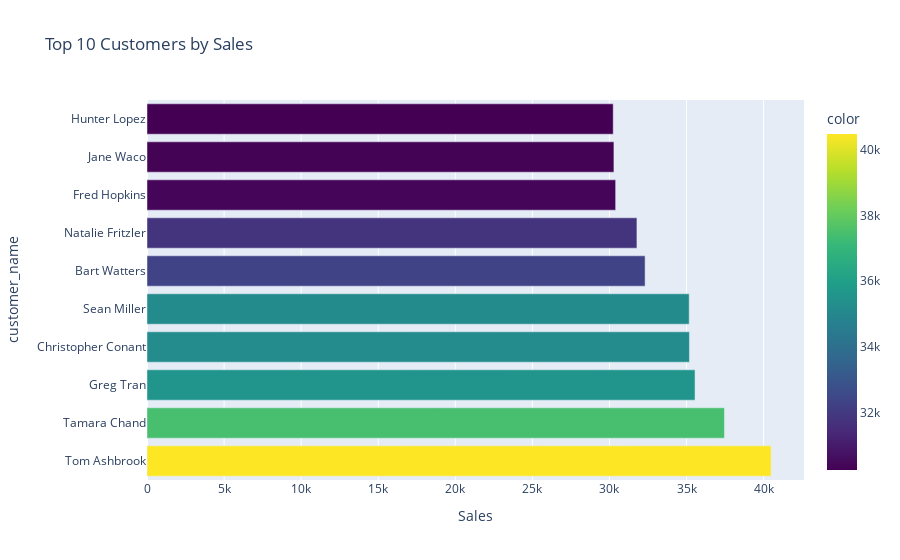

Notebook code cell kept with this figure:
### Markdown cell above
##  5. Top 10 Customers by Sales

### Code cell
#  Top Customers by Sales
top_customers = df.groupby('customer_name')['sales'].sum().sort_values(ascending=False).head(10)

fig4 = px.bar(top_customers,
              x=top_customers.values,
              y=top_customers.index,
              orientation='h',
              title=' Top 10 Customers by Sales',
              labels={'x': 'Sales', 'y': 'Customer Name'},
              color=top_customers.values,
              color_continuous_scale='Viridis')

fig4.update_layout(showlegend=False)
fig4.show()

### Figure 1 — Plotly figure (JSON) as saved in the notebook; plotly's stock layout.template omitted (floating-point values rounded to 4 significant figures)
{"data": [{"hovertemplate": "Sales=%{x}<br>customer_name=%{y}<br>color=%{marker.color}<extra></extra>", "legendgroup": "", "marker": {"color": [40490.0, 37460.0, 35550.0, 35190.0, 35170.0, 32310.0, 31780.0, 30400.0, 30290.0, 30240.0], "coloraxis": "coloraxis", "pattern": {"shape": ""}}, "name": "", "orientation": "h", "showlegend": false, "textposition": "auto", "type": "bar", "x": [40490.0, 37460.0, 35550.0, 35190.0, 35170.0, 32310.0, 31780.0, 30400.0, 30290.0, 30240.0], "xaxis": "x", "y": ["Tom Ashbrook", "Tamara Chand", "Greg Tran", "Christopher Conant", "Sean Miller", "Bart Watters", "Natalie Fritzler", "Fred Hopkins", "Jane Waco", "Hunter Lopez"], "yaxis": "y"}], "layout": {"barmode": "relative", "coloraxis": {"colorbar": {"title": {"text": "color"}}, "colorscale": [[0, "#440154"], [0.1111, "#482878"], [0.2222, "#3e4989"], [0.3333, "#31688e"], [0.4444, "#26828e"], [0.5556, "#1f9e89"], [0.6667, "#35b779"], [0.7778, "#6ece58"], [0.8889, "#b5de2b"], [1, "#fde725"]]}, "legend": {"tracegroupgap": 0}, "showlegend": false, "title": {"text": " Top 10 Customers by Sales"}, "xaxis": {"anchor": "y", "domain": [0, 1], "title": {"text": "Sales"}}, "yaxis": {"anchor": "x", "domain": [0, 1], "title": {"text": "customer_name"}}}}
